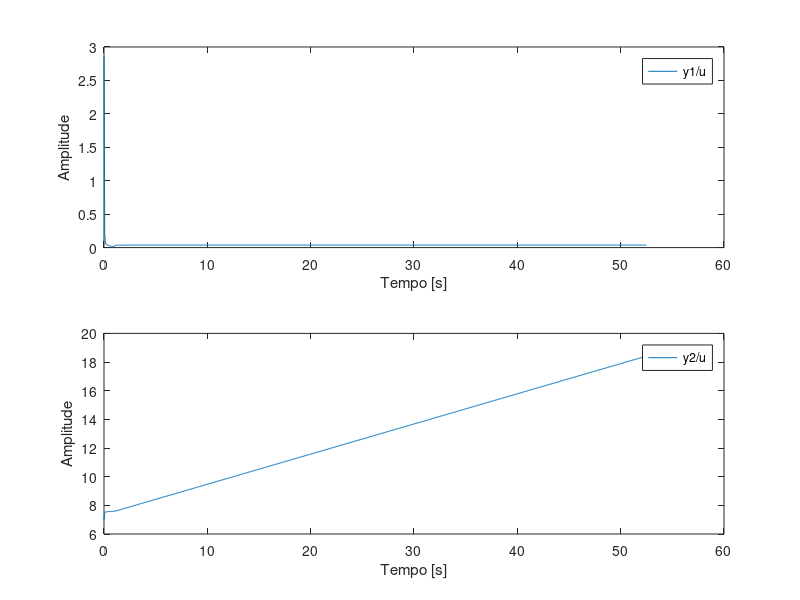

MATLAB code to generate this figure: (Note: this script raises an error after producing the figure.)
clc, clear, close all

% Código feito por:
% Mateus Souza Coelho
% Kaique de Oliveira Barcellos

n = 7;
alpha = 20/n;
betha = n;
gamma = sqrt(n/10);

% Resposta ao degrau
tf = 0.01 * n; % Periodo de amostragem
t = 0:tf:tf*750; % Vetor tempo
u = zeros(1, length(t));
u(t>=1) = 1;
degrau = [u; u]; % degrau
x_0 = [20/n, 20/n, n]; % estado inical

% Matriz de estados contínua
A = [
    - alpha - betha*(20/n), -betha*(20/n), 0;
    -betha*(20/n), -gamma - betha*(20/n), 0;
    alpha, gamma*(40/n), 0
    ];
B = [
    1, 0;
    0, 1;
    0, 0
    ];
C = [
    0, 1, 0;
    0, 0, 1
    ];
D = [
    0, 0;
    0, 0
    ];

% Colocando a matriz no comando State space, para retornar um modelo de sistema
ss_sys = ss(A, B, C, D)
% Excutando a reposta ao degrau com o lsim no vetor tempo escolhido
[resposta_cont, t_cont, ~] = lsim(ss_sys, degrau, t, x_0);
figure
subplot(2,1,1)
plot(t_cont, resposta_cont(:, 1), 'DisplayName','y1/u')
ylabel("Amplitude")
xlabel("Tempo [s]")
legend()
subplot(2,1,2)
plot(t_cont, resposta_cont(:, 2), 'DisplayName','y2/u')
ylabel("Amplitude")
xlabel("Tempo [s]")
legend()

% Tornando o sistema Discreto com o comando c2d
discrete_sys = c2d(ss_sys, tf)
% Excutando a reposta ao degrau com o lsim no vetor tempo escolhido e periodo de amostragem escolhido
[resposta_dis, t_dis, ~] = lsim(discrete_sys, degrau, t, x_0);
figure
subplot(2,1,1)
plot(t_dis, resposta_dis(:, 1), 'DisplayName','y1/u')
ylabel("Amplitude")
xlabel("Tempo [s]")
legend()
subplot(2,1,2)
plot(t_dis, resposta_dis(:, 2), 'DisplayName','y2/u')
ylabel("Amplitude")
xlabel("Tempo [s]")
legend()

info_cont = stepinfo(resposta_cont, t_cont);
info_cont.RiseTime;
info_cont.SettlingTime;
info_cont.Overshoot;

info_dis = stepinfo(resposta_dis, t_dis);
info_dis.RiseTime;
info_dis.SettlingTime;
info_dis.Overshoot;
